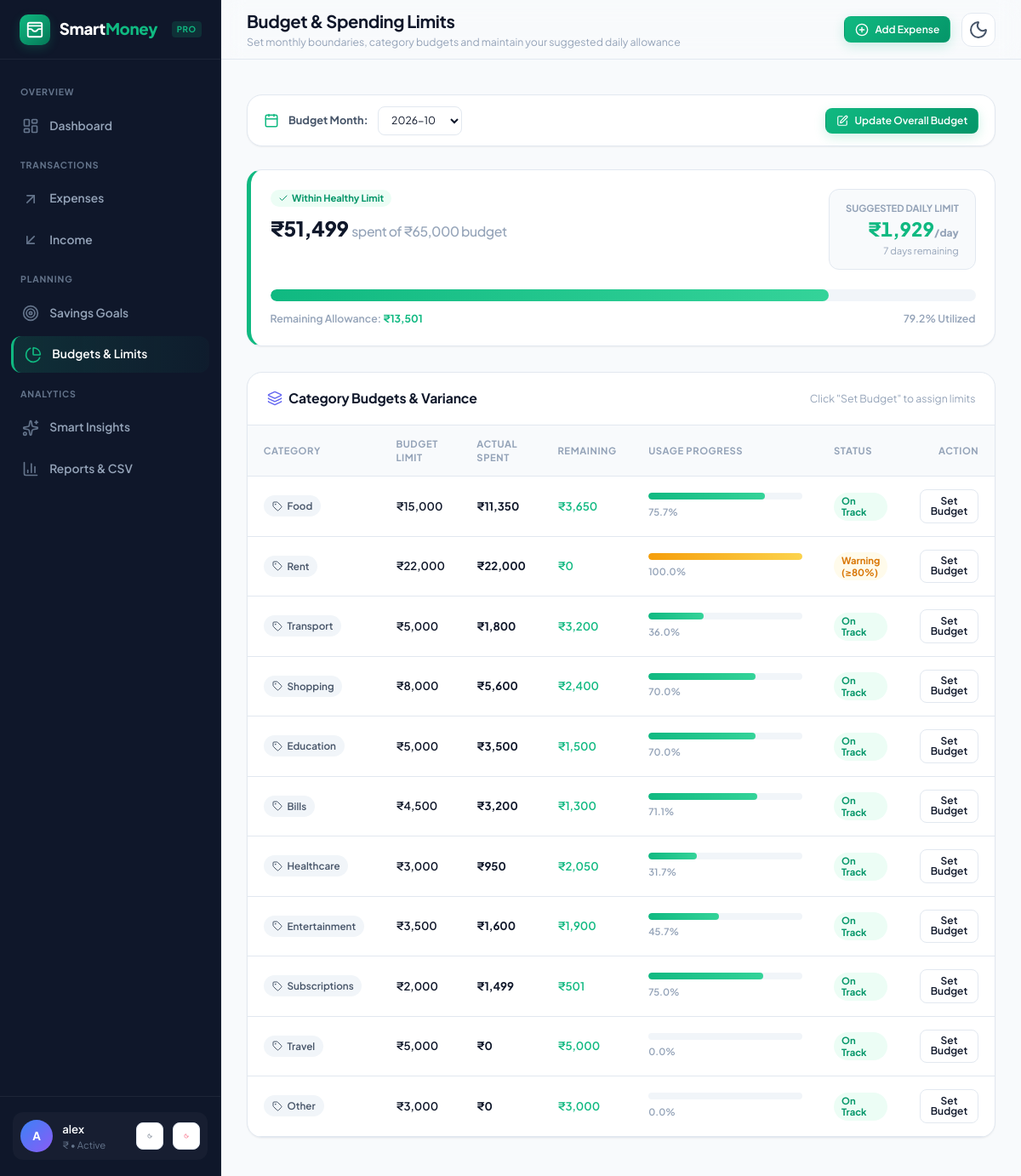
The page /budgets (signed in) on the database its author committed.
### tables this page shows
CREATE TABLE users (
            id INTEGER PRIMARY KEY AUTOINCREMENT,
            username TEXT UNIQUE NOT NULL,
            email TEXT UNIQUE NOT NULL,
            password_hash TEXT NOT NULL,
            currency TEXT DEFAULT '₹',
            created_at TIMESTAMP DEFAULT CURRENT_TIMESTAMP
        );

CREATE TABLE budgets (
            id INTEGER PRIMARY KEY AUTOINCREMENT,
            user_id INTEGER NOT NULL,
            month_year TEXT NOT NULL, -- Format: YYYY-MM
            total_budget REAL NOT NULL CHECK(total_budget >= 0),
            created_at TIMESTAMP DEFAULT CURRENT_TIMESTAMP,
            updated_at TIMESTAMP DEFAULT CURRENT_TIMESTAMP,
            UNIQUE(user_id, month_year),
            FOREIGN KEY (user_id) REFERENCES users (id) ON DELETE CASCADE
        );

CREATE TABLE category_budgets (
            id INTEGER PRIMARY KEY AUTOINCREMENT,
            user_id INTEGER NOT NULL,
            month_year TEXT NOT NULL, -- Format: YYYY-MM
            category TEXT NOT NULL,
            amount REAL NOT NULL CHECK(amount >= 0),
            created_at TIMESTAMP DEFAULT CURRENT_TIMESTAMP,
            UNIQUE(user_id, month_year, category),
            FOREIGN KEY (user_id) REFERENCES users (id) ON DELETE CASCADE
        );

### app.py (the view)
@app.route('/budgets')
@login_required
def budgets_page():
    user_id = session['user_id']
    today = date.today()
    selected_month = request.args.get('month', today.strftime('%Y-%m'))
    conn = get_db_connection()
    budget_row = conn.execute("""
        SELECT total_budget FROM budgets
        WHERE user_id = ? AND month_year = ?
    """, (user_id, selected_month)).fetchone()
    total_budget = float(budget_row['total_budget']) if budget_row else 0.0
    spent_row = conn.execute("""
        SELECT SUM(amount) as total FROM expenses
        WHERE user_id = ? AND strftime('%Y-%m', date) = ?
    """, (user_id, selected_month)).fetchone()
    total_spent = float(spent_row['total'] or 0.0)
    budget_remaining = max(0.0, total_budget - total_spent)
    overall_progress = round((total_spent / total_budget * 100), 1) if total_budget > 0 else 0.0
    is_overall_over = total_spent > total_budget if total_budget > 0 else False
    year, month = map(int, selected_month.split('-'))
    total_days, remaining_days = get_month_days_info(year, month)
    suggested_daily_limit = round(budget_remaining / remaining_days, 2) if remaining_days > 0 else 0.0
    cat_budgets_rows = conn.execute("""
        SELECT * FROM category_budgets
        WHERE user_id = ? AND month_year = ?
    """, (user_id, selected_month)).fetchall()
    cat_budgets_map = {r['category']: float(r['amount']) for r in cat_budgets_rows}
    cat_spent_rows = conn.execute("""
        SELECT category, SUM(amount) as total FROM expenses
        WHERE user_id = ? AND strftime('%Y-%m', date) = ?
        GROUP BY category
    """, (user_id, selected_month)).fetchall()
    cat_spent_map = {r['category']: float(r['total']) for r in cat_spent_rows}
    category_reports = []
    for cat in EXPENSE_CATEGORIES:
        budgeted = cat_budgets_map.get(cat, 0.0)
        spent = cat_spent_map.get(cat, 0.0)
        rem = max(0.0, budgeted - spent) if budgeted > 0 else 0.0
        pct = round((spent / budgeted * 100), 1) if budgeted > 0 else 0.0
        status = 'danger' if (budgeted > 0 and spent > budgeted) else ('warning' if pct >= 80 else 'success')
        category_reports.append({
            'category': cat,
            'budgeted': budgeted,
            'spent': spent,
            'remaining': rem,
            'percentage': pct,
            'status': status,
            'has_budget': budgeted > 0,
            'is_over': budgeted > 0 and spent > budgeted
        })
    months_query = conn.execute("""
        SELECT DISTINCT strftime('%Y-%m', date) as m FROM expenses WHERE user_id = ?
        UNION
        SELECT DISTINCT month_year as m FROM budgets WHERE user_id = ?
        ORDER BY m DESC
    """, (user_id, user_id)).fetchall()
    available_months = [r['m'] for r in months_query if r['m']]
    if selected_month not in available_months:
        available_months.insert(0, selected_month)
    conn.close()
    return render_template(
        'budgets.html',
        selected_month=selected_month,
        available_months=available_months,
        total_budget=total_budget,
        total_spent=total_spent,
        budget_remaining=budget_remaining,
        overall_progress=overall_progress,
        is_overall_over=is_overall_over,
        remaining_days=remaining_days,
        total_days=total_days,
        suggested_daily_limit=suggested_daily_limit,
        category_reports=category_reports,
        expense_categories=EXPENSE_CATEGORIES
    )

### templates/budgets.html (shortened to what this page needs)
{% extends "base.html" %}
{% block page_title %}Budget & Spending Limits{% endblock %}
{% block page_subtitle %}Set monthly boundaries, category budgets and maintain your suggested daily allowance{% endblock %}
{% block content %}
<div class="filter-bar">
  <form action="{{ url_for('budgets_page') }}" method="GET" style="display: flex; align-items: center; gap: 0.75rem;">
    <i data-lucide="calendar" style="width: 18px; height: 18px; color: var(--emerald-500);"></i>
    <span style="font-size: 0.85rem; font-weight: 700; color: var(--text-secondary);">Budget Month:</span>
    <select name="month" class="input-date" onchange="this.form.submit()">
      {% for m in available_months %}
        <option value="{{ m }}" {% if m == selected_month %}selected{% endif %}>{{ m }}</option>
      {% endfor %}
    </select>
  </form>
  <button class="btn btn-primary btn-sm" onclick="openModal('setMonthlyBudgetModal')">
    <i data-lucide="edit" style="width: 14px; height: 14px;"></i>
    <span>Update Overall Budget</span>
  </button>
</div>
<div class="card" style="margin-bottom: 2rem; border-left: 5px solid {% if is_overall_over %}var(--rose-500){% elif overall_progress >= 80 %}var(--amber-500){% else %}var(--emerald-500){% endif %};">
  <div class="card-body">
    <div style="display: flex; justify-content: space-between; align-items: flex-start; flex-wrap: wrap; gap: 1rem; margin-bottom: 1.5rem;">
      <div>
        <span class="badge-pill {% if is_overall_over %}danger{% elif overall_progress >= 80 %}warning{% else %}success{% endif %}" style="margin-bottom: 0.5rem;">
          {% if is_overall_over %}
            <i data-lucide="alert-triangle" style="width: 12px; height: 12px;"></i> Budget Exceeded
          {% elif overall_progress >= 80 %}
            <i data-lucide="alert-circle" style="width: 12px; height: 12px;"></i> Near Limit ({{ overall_progress }}%)
          {% else %}
            <i data-lucide="check" style="width: 12px; height: 12px;"></i> Within Healthy Limit
          {% endif %}
        </span>
        <h2 style="font-size: 1.6rem; font-weight: 800; color: var(--text-primary); letter-spacing: -0.02em;">
          {{ currency_symbol }}{{ "{:,.0f}".format(total_spent) }} <span style="font-size: 1.05rem; font-weight: 500; color: var(--text-muted);">spent of {{ currency_symbol }}{{ "{:,.0f}".format(total_budget) }} budget</span>
        </h2>
      </div>
      <div style="background: var(--bg-primary); border: 1px solid var(--border-color); border-radius: var(--radius-md); padding: 0.85rem 1.25rem; text-align: right;">
        <span style="font-size: 0.75rem; text-transform: uppercase; font-weight: 700; color: var(--text-muted); display: block;">Suggested Daily Limit</span>
        <span style="font-size: 1.5rem; font-weight: 800; color: var(--emerald-500); font-variant-numeric: tabular-nums;">
          {{ currency_symbol }}{{ "{:,.0f}".format(suggested_daily_limit) }}<span style="font-size: 0.8rem; color: var(--text-muted);">/day</span>
        </span>
        <span style="font-size: 0.75rem; color: var(--text-muted); display: block;">{{ remaining_days }} days remaining</span>
      </div>
    </div>
    <div class="progress-container" style="height: 14px; margin-bottom: 0.75rem;">
      <div class="progress-bar {% if is_overall_over %}danger{% elif overall_progress >= 80 %}warning{% endif %}" style="width: {{ [overall_progress, 100]|min }}%;"></div>
    </div>
    <div style="display: flex; justify-content: space-between; font-size: 0.82rem; color: var(--text-muted); font-weight: 600;">
      <span>Remaining Allowance: <strong style="color: {% if is_overall_over %}var(--rose-500){% else %}var(--emerald-500){% endif %};">{{ currency_symbol }}{{ "{:,.0f}".format(budget_remaining) }}</strong></span>
      <span>{{ overall_progress }}% Utilized</span>
    </div>
  </div>
</div>
<div class="card">
  <div class="card-header">
    <div class="card-title">
      <i data-lucide="layers" style="width: 18px; height: 18px; color: var(--indigo-500);"></i>
      <span>Category Budgets & Variance</span>
    </div>
    <span style="font-size: 0.82rem; color: var(--text-muted);">Click "Set Budget" to assign limits</span>
  </div>
  <div class="table-responsive">
    <table class="tx-table">
      <thead>
        <tr>
          <th>Category</th>
          <th>Budget Limit</th>
          <th>Actual Spent</th>
          <th>Remaining</th>
          <th style="width: 25%;">Usage Progress</th>
          <th>Status</th>
          <th style="text-align: right;">Action</th>
        </tr>
      </thead>
      <tbody>
        {% for cr in category_reports %}
        <tr>
          <td style="font-weight: 700;">
            <span class="tx-category-badge">
              <i data-lucide="tag" style="width: 12px; height: 12px;"></i>
              {{ cr.category }}
            </span>
          </td>
          <td style="font-weight: 600;">
            {% if cr.has_budget %}
              {{ currency_symbol }}{{ "{:,.0f}".format(cr.budgeted) }}
            {% else %}
              <span style="color: var(--text-muted); font-size: 0.8rem; font-style: italic;">No limit set</span>
            {% endif %}
          </td>
          <td style="font-weight: 700; color: {% if cr.is_over %}var(--rose-500){% else %}var(--text-primary){% endif %};">
            {{ currency_symbol }}{{ "{:,.0f}".format(cr.spent) }}
          </td>
          <td>
            {% if cr.has_budget %}
              <span style="color: {% if cr.is_over %}var(--rose-500){% else %}var(--emerald-500){% endif %}; font-weight: 600;">
                {{ currency_symbol }}{{ "{:,.0f}".format(cr.remaining) }}
              </span>
            {% else %}
              <span style="color: var(--text-muted);">—</span>
            {% endif %}
          </td>
          <td>
            {% if cr.has_budget %}
              <div class="progress-container" style="height: 8px; margin-bottom: 0.25rem;">
                <div class="progress-bar {% if cr.status == 'danger' %}danger{% elif cr.status == 'warning' %}warning{% endif %}" style="width: {{ [cr.percentage, 100]|min }}%;"></div>
              </div>
              <span style="font-size: 0.75rem; color: var(--text-muted); font-weight: 600;">{{ cr.percentage }}%</span>
            {% else %}
              <span style="font-size: 0.75rem; color: var(--text-muted);">Unlimited</span>
            {% endif %}
          </td>
          <td>
            {% if cr.is_over %}
              <span class="badge-pill danger">Over Limit</span>
            {% elif cr.status == 'warning' %}
              <span class="badge-pill warning">Warning (≥80%)</span>
            {% elif cr.has_budget %}
              <span class="badge-pill success">On Track</span>
            {% else %}
              <span class="badge-pill info">Uncapped</span>
            {% endif %}
          </td>
          <td style="text-align: right;">
            <button class="btn btn-secondary btn-sm" onclick="openCategoryBudgetModal('{{ cr.category }}', {{ cr.budgeted }})">
              Set Budget
            </button>
          </td>
        </tr>
        {% endfor %}
      </tbody>
    </table>
  </div>
</div>
{% endblock %}

### templates/base.html (shortened to what this page needs)
<!DOCTYPE html>
<html lang="en" data-theme="dark">
<head>
  <link rel="stylesheet" href="{{ url_for('static', filename='css/style.css') }}">
</head>
<body>
  <div class="app-layout">
    {% if current_user %}
    <aside class="app-sidebar" id="appSidebar">
      <div class="sidebar-header">
        <a href="{{ url_for('dashboard') }}" class="brand-logo">
          <div class="brand-icon">
            <i data-lucide="wallet-cards" style="width: 22px; height: 22px;"></i>
          </div>
          <span>Smart<span style="color: var(--emerald-500);">Money</span></span>
          <span class="brand-badge">PRO</span>
        </a>
      </div>
      <nav class="sidebar-nav">
        <div class="nav-section-title">Overview</div>
        <a href="{{ url_for('dashboard') }}" class="nav-item {% if request.endpoint == 'dashboard' %}active{% endif %}">
          <i data-lucide="layout-dashboard"></i>
          <span>Dashboard</span>
        </a>
        <div class="nav-section-title">Transactions</div>
        <a href="{{ url_for('expenses_page') }}" class="nav-item {% if request.endpoint == 'expenses_page' %}active{% endif %}">
          <i data-lucide="arrow-up-right"></i>
          <span>Expenses</span>
        </a>
        <a href="{{ url_for('incomes_page') }}" class="nav-item {% if request.endpoint == 'incomes_page' %}active{% endif %}">
          <i data-lucide="arrow-down-left"></i>
          <span>Income</span>
        </a>
        <div class="nav-section-title">Planning</div>
        <a href="{{ url_for('goals_page') }}" class="nav-item {% if request.endpoint == 'goals_page' %}active{% endif %}">
          <i data-lucide="target"></i>
          <span>Savings Goals</span>
        </a>
        <a href="{{ url_for('budgets_page') }}" class="nav-item {% if request.endpoint == 'budgets_page' %}active{% endif %}">
          <i data-lucide="pie-chart"></i>
          <span>Budgets & Limits</span>
        </a>
        <div class="nav-section-title">Analytics</div>
        <a href="{{ url_for('insights_page') }}" class="nav-item {% if request.endpoint == 'insights_page' %}active{% endif %}">
          <i data-lucide="sparkles"></i>
          <span>Smart Insights</span>
        </a>
        <a href="{{ url_for('reports_page') }}" class="nav-item {% if request.endpoint == 'reports_page' %}active{% endif %}">
          <i data-lucide="bar-chart-3"></i>
          <span>Reports & CSV</span>
        </a>
      </nav>
      <div class="sidebar-footer">
        <div class="user-card">
          <div class="user-avatar">{{ current_user.username[0]|upper }}</div>
          <div class="user-info">
            <div class="user-name">{{ current_user.username }}</div>
            <div class="user-sub">{{ current_user.currency }} • Active</div>
          </div>
          <a href="{{ url_for('settings_page') }}" class="theme-toggle-btn btn-sm" title="Settings" style="width: 32px; height: 32px;">
            <i data-lucide="settings" style="width: 16px; height: 16px;"></i>
          </a>
          <a href="{{ url_for('logout') }}" class="theme-toggle-btn btn-sm" title="Logout" style="width: 32px; height: 32px; color: var(--rose-500);">
            <i data-lucide="log-out" style="width: 16px; height: 16px;"></i>
          </a>
        </div>
      </div>
    </aside>
    {% endif %}
    <main class="app-main" {% if not current_user %}style="margin-left: 0;"{% endif %}>
      {% if current_user %}
      <header class="app-header">
        <div class="header-left">
          <div class="page-title-box">
            <h1>{% block page_title %}Dashboard{% endblock %}</h1>
            <p>{% block page_subtitle %}Personal finance, budget control & goal tracking{% endblock %}</p>
          </div>
        </div>
        <div class="header-actions">
          <button class="btn btn-primary btn-sm" onclick="openModal('quickExpenseModal')">
            <i data-lucide="plus-circle" style="width: 16px; height: 16px;"></i>
            <span>Add Expense</span>
          </button>
          <button class="theme-toggle-btn" title="Toggle Theme" aria-label="Toggle Theme">
            <i data-lucide="moon"></i>
          </button>
        </div>
      </header>
      {% endif %}
      <div class="content-body">
        {% block content %}{% endblock %}
      </div>
    </main>
  </div>
</body>
</html>

### rows shown on the page
users: username "A", username "alex", currency "₹"
budgets: total_budget "65,000"
category_budgets: category "Food", currency_symbol "₹", budgeted "15,000", spent "11,350", remaining "3,650", percentage "75.7", shows "On Track"
category_budgets: category "Rent", currency_symbol "₹", budgeted "22,000", spent "22,000", remaining "0", percentage "100.0", shows "Warning (≥80%)"
category_budgets: category "Transport", currency_symbol "₹", budgeted "5,000", spent "1,800", remaining "3,200", percentage "36.0", shows "On Track"
category_budgets: category "Shopping", currency_symbol "₹", budgeted "8,000", spent "5,600", remaining "2,400", percentage "70.0", shows "On Track"
category_budgets: category "Education", currency_symbol "₹", budgeted "5,000", spent "3,500", remaining "1,500", percentage "70.0", shows "On Track"
category_budgets: category "Bills", currency_symbol "₹", budgeted "4,500", spent "3,200", remaining "1,300", percentage "71.1", shows "On Track"
category_budgets: category "Healthcare", currency_symbol "₹", budgeted "3,000", spent "950", remaining "2,050", percentage "31.7", shows "On Track"
category_budgets: category "Entertainment", currency_symbol "₹", budgeted "3,500", spent "1,600", remaining "1,900", percentage "45.7", shows "On Track"
category_budgets: category "Subscriptions", currency_symbol "₹", budgeted "2,000", spent "1,499", remaining "501", percentage "75.0", shows "On Track"
category_budgets: category "Travel", currency_symbol "₹", budgeted "5,000", spent "0", remaining "5,000", percentage "0.0", shows "On Track"
category_budgets: category "Other", currency_symbol "₹", budgeted "3,000", spent "0", remaining "3,000", percentage "0.0", shows "On Track"

### other values the page prints
{{ currency_symbol }} "₹"
{{ "{:,.0f}".format(total_spent) }} "51,499"
{{ "{:,.0f}".format(suggested_daily_limit) }} "1,929"
{{ remaining_days }} "7"
{{ "{:,.0f}".format(budget_remaining) }} "13,501"
{{ overall_progress }} "79.2"
form field month "2026-10"
